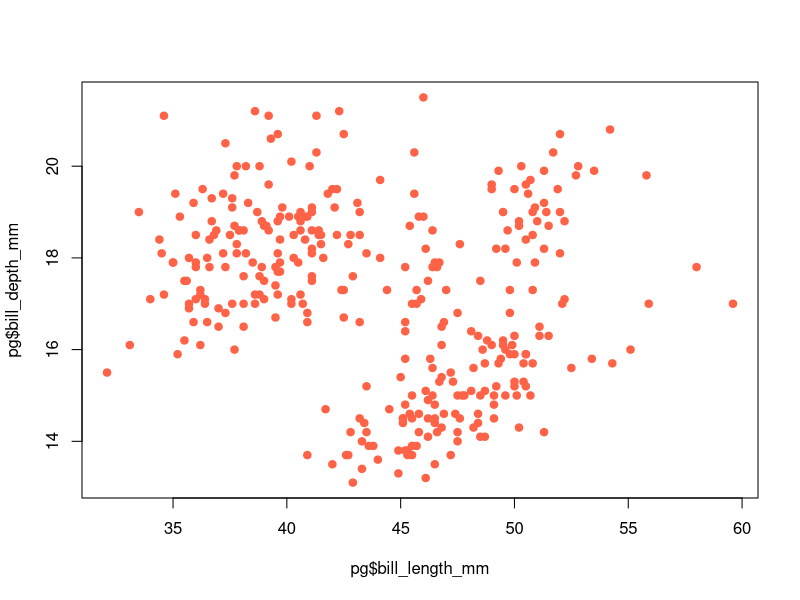
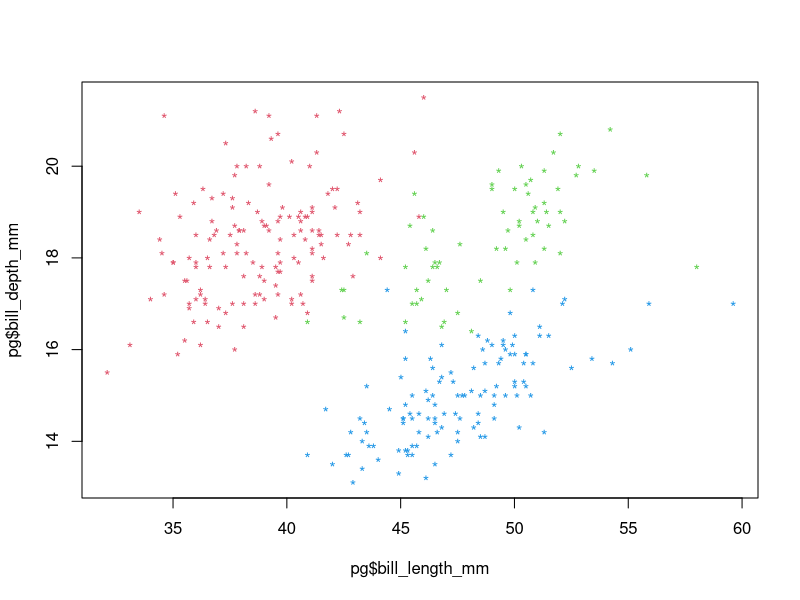
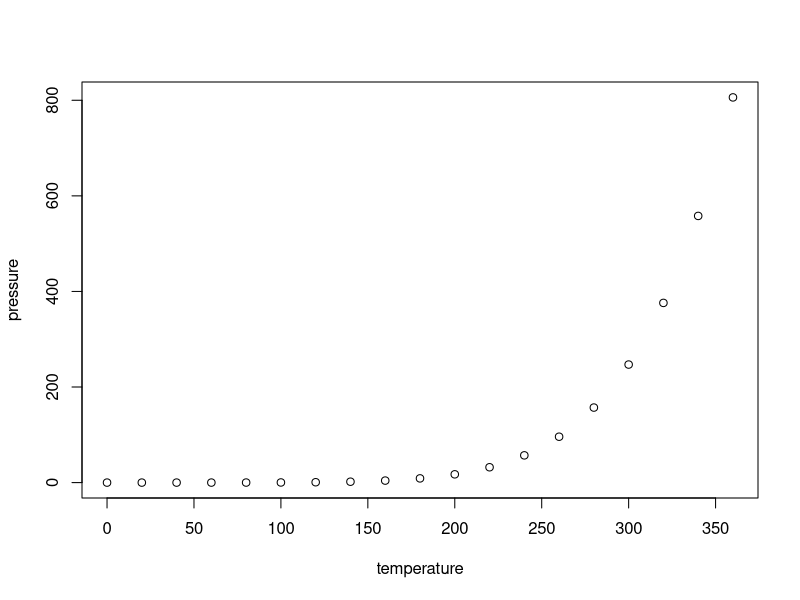

Write the R code that produced these figures, in order.
## ---- chunk 1
knitr::opts_chunk$set(echo = TRUE)
## ---- chunk 2
summary(cars)
## ---- chunk 3
library(palmerpenguins)
pg<-data.frame(penguins)
pg<-na.omit(pg)
## ---- chunk 4
plot(pg$bill_length_mm,pg$bill_depth_mm,pch=19, col='tomato')
# plot(bill_depth_mm ~ bill_bill_length, data=df, pch=19, col='tomato')

plot(pg$bill_length_mm,pg$bill_depth_mm,
     pch='*',col=as.numeric(pg$species)+1)
## ---- chunk 5
plot(pressure)
